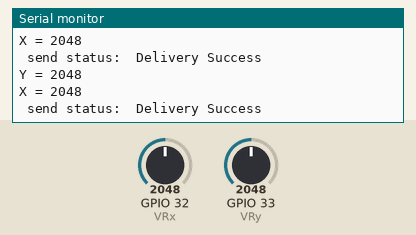
This sketch was run on a simulated ESP32. Parts: the last lines printed to the serial monitor. The inputs (shaded band) are chosen by the test bench; at power-on: GPIO 32 (VRx) = 2048, GPIO 33 (VRy) = 2048.

Above: at 1.2 s.
1.3 s: GPIO 32 (VRx) set to 2866
At 1.44 s:
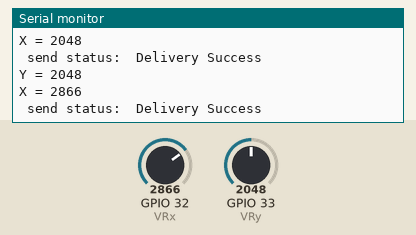
2.8 s: GPIO 33 (VRy) set to 2866
At 2.89 s:
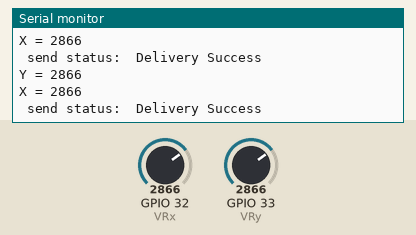
4.3 s: GPIO 32 (VRx) set to 3603
At 4.42 s:
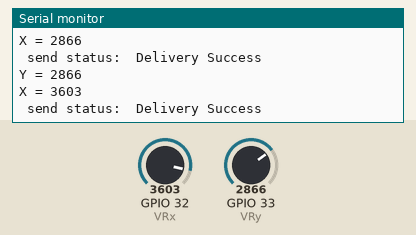
5.8 s: GPIO 33 (VRy) set to 3603
At 5.88 s:
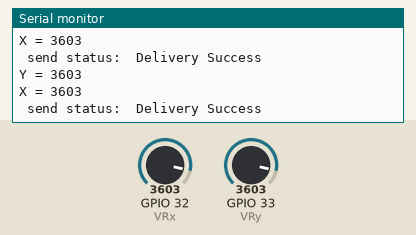
Timing chart, 0 to 8.3 s (numbered marks = the images above; inputs shaded):
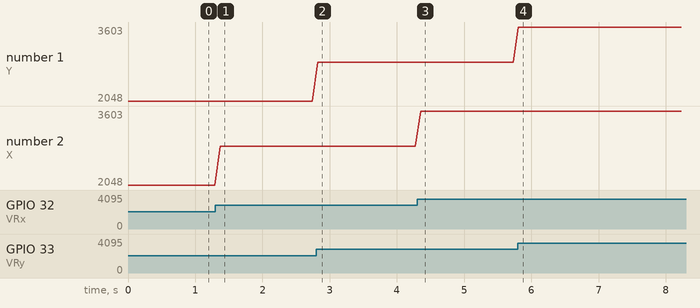

Measured:
- after the input at 1.3 s, the serial monitor: prints a new line after 0.07 s (image 1)
- after the input at 2.8 s, the serial monitor: prints a new line at once (image 2)
- after the input at 4.3 s, the serial monitor: prints a new line after 0.06 s (image 3)
- after the input at 5.8 s, the serial monitor: prints a new line at once (image 4)
- plotted number 2: 2048 → 2866 after the input at 1.3 s, 2866 → 3603 after the input at 4.3 s

The sketch:

controlo.ino
```cpp
int VRx=32;
int VRy=33;


#include <esp_now.h>
#include <WiFi.h>

int Y=0;
int X=0;

//24:dc:c3:a7:41:dc carro
//34:86:5d:aa:cf:5c controlo

uint8_t broadcastAddress_carro[] = {0x24, 0xdc, 0xc3, 0xa7, 0x41, 0xdc};

typedef struct struct_message {
  int X_1;
  int Y_1;
};
struct_message myData;
esp_now_peer_info_t peerInfo;
// callback when data is sent
struct dataSend;  // Declara a estrutura dataSend
void OnDataSent(const uint8_t *mac_addr, esp_now_send_status_t status) {
  //char macStr[18];
  //snprintf(macStr, sizeof(macStr), "%02x:%02x:%02x:%02x:%02x:%02x",
  //         mac_addr[0], mac_addr[1]);
  //Serial.print(macStr);
  Serial.print(" send status:\t");
  Serial.println(status == ESP_NOW_SEND_SUCCESS ? "Delivery Success" : "Delivery Fail");
}


void setup() {
  // put your setup code here, to run once:
  pinMode(VRx,INPUT);
  pinMode(VRy,INPUT);


  Serial.begin(115200);
  WiFi.mode(WIFI_STA);
  // Init ESP-NOW
  if (esp_now_init() != ESP_OK) {
    Serial.println("Error initializing ESP-NOW");
    return;
  }

  // Once ESPNow is successfully Init, we will register for Send CB to
  // get the status of Transmitted packet
  esp_now_register_send_cb(OnDataSent);

  memcpy(peerInfo.peer_addr, broadcastAddress_carro, 6);
  if (esp_now_add_peer(&peerInfo) != ESP_OK){
    Serial.println("Failed to add peer");
    return;
  }


  // Add peer
  //if (esp_now_add_peer(&peerInfo) != ESP_OK){
  //  Serial.println("Failed to add peer");
  //  return;
  //}

}

void loop() {
  // put your main code here, to run repeatedly:
  Y=analogRead(VRy);
  X=analogRead(VRx);
  Serial.print("Y = ");Serial.println(Y);
  Serial.print("X = ");Serial.println(X);
  delay(80);
  myData.X_1= X;
  myData.Y_1= Y;
  esp_err_t result = esp_now_send(broadcastAddress_carro, (uint8_t *) &myData, sizeof(myData));
  //delay(1000);
}
```
